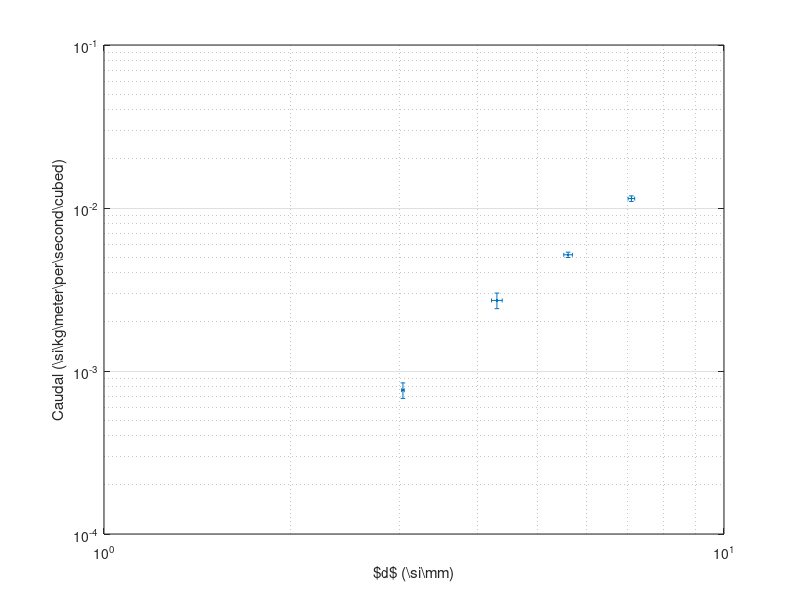

Recreate this plot in MATLAB.
function CaudalesBase()
    diametros = csvread("data/diametros.csv");
    diametros = diametros(2:end, 2:end);
    
    caudales = csvread("data/caudales.csv");
    caudales = caudales(2:end, 2:end);
    
    errorbar(diametros(:, 1), caudales(:, 1), diametros(:, 2), caudales(:, 2), ...
        "~>.");
    
    set(gca, "xscale", "log");
    set(gca, "yscale", "log");
    xlabel("$d$ (\\si{\\mm})");
    ylabel("Caudal (\\si{\\kg\\meter\\per\\second\\cubed})");
    grid on;
end
